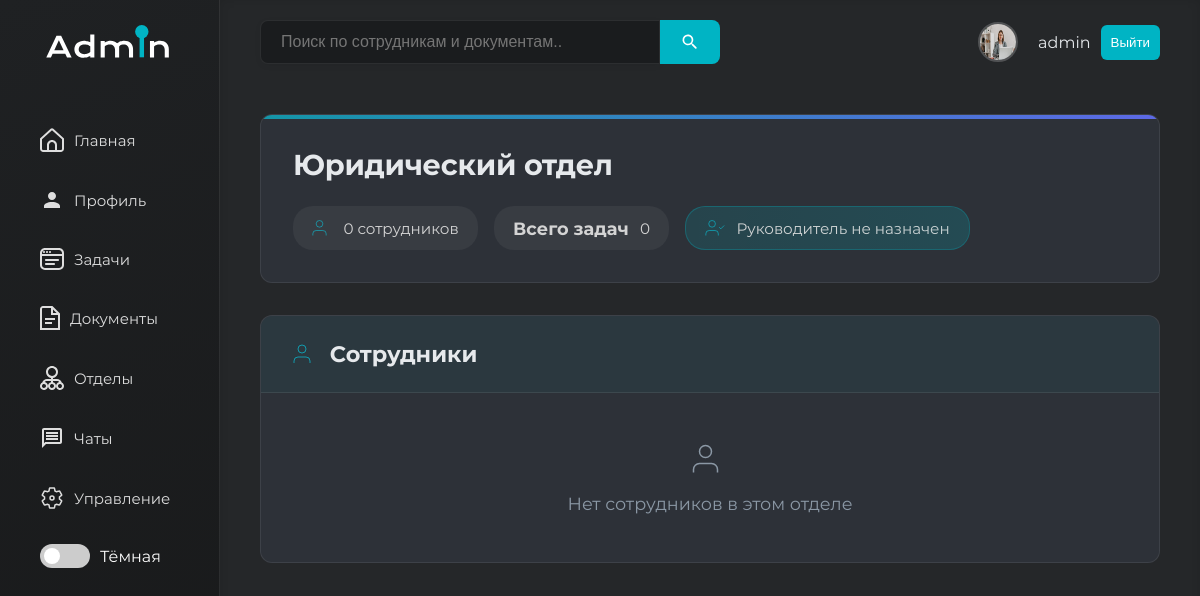
The page /departments/3/ (signed in) on the database as committed earlier.
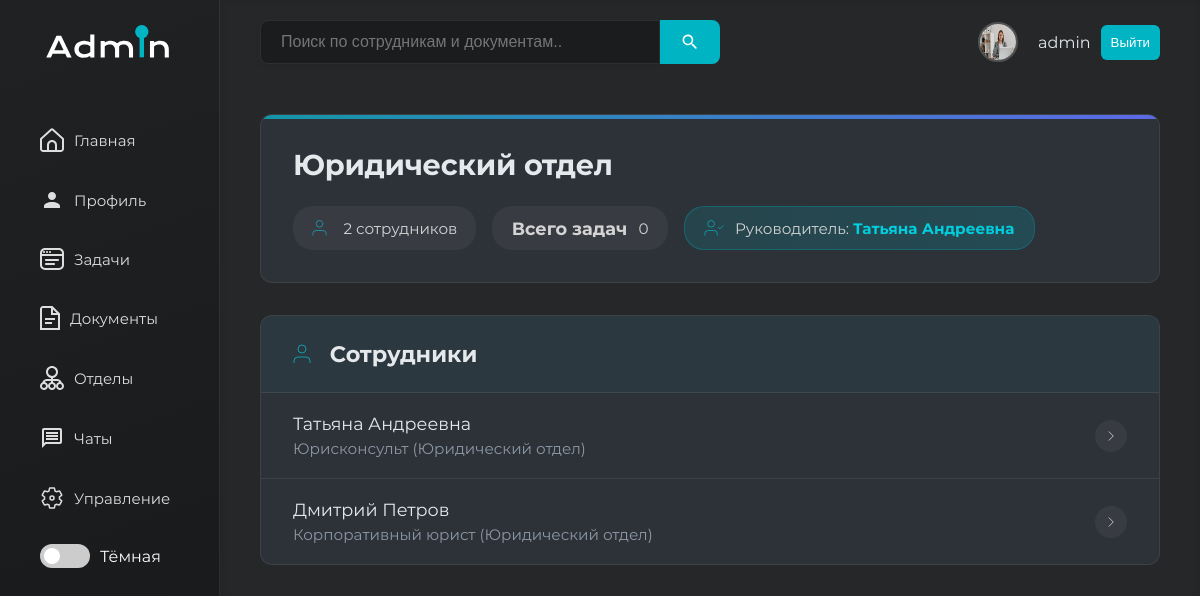
The same page on the database as committed later.
### www/models.py (models this page shows, shortened)
class User(AbstractUser):
    telephone = models.CharField(max_length=15)
    position = models.ForeignKey(
        Position,
        on_delete=models.SET_NULL,
        null=True,
        blank=True,
        verbose_name="Должность"
    )
    department = models.ForeignKey(
        Department,
        on_delete=models.SET_NULL,
        null=True,
        blank=True,
        verbose_name="Отдел"
    )
    avatar = models.ImageField(upload_to='avatars/', null=True, blank=True)
    first_name = models.CharField(max_length=150, verbose_name="Имя")
    last_name = models.CharField(max_length=150, verbose_name="Фамилия")
    role = models.ForeignKey(
        Role,
        on_delete=models.SET_NULL,
        null=True,
        blank=True,
        verbose_name="Роль"
    )

class Position(models.Model):
    title = models.CharField(max_length=100)
    department = models.ForeignKey(Department, on_delete=models.CASCADE, related_name='positions')
    def __str__(self):
        return f"{self.title} ({self.department.name})"

class Department(models.Model):
    name = models.CharField(max_length=100, unique=True)
    def get_leader(self):
        manager_role = Role.objects.filter(name=ROLE_MANAGER).first()
        return User.objects.filter(department=self, role=manager_role).first()

### www/views.py (the view)
# urls.py: path('departments/<int:pk>/', DepartmentDetailView.as_view(), name='department_detail'),  # Страница отдела
class DepartmentDetailView(LoginRequiredMixin, DetailView):
    model = Department
    template_name = 'department_detail.html'
    context_object_name = 'department'
    def get_context_data(self, **kwargs):
        context = super().get_context_data(**kwargs)
        department = self.get_object()
        context['employees'] = User.objects.filter(department=department).select_related('position')
        if self.request.user.role.name == ROLE_ADMIN:
            context['dept_task_count'] = Task.objects.filter(user__department=department).count()
        else:
            context['dept_task_count'] = None
        return context

### templates/department_detail.html (shortened to what this page needs)
{% extends 'base.html' %}
{% block main %}
    <div class="department-page">
        <div class="department-header">
            <h2 class="department-title">{{ department.name }}</h2>
            <div class="department-meta">
                <div class="meta-item">
                    <svg width="20" height="20" viewBox="0 0 24 24" fill="none" stroke="currentColor">
                        <path d="M17 21v-2a4 4 0 0 0-4-4H5a4 4 0 0 0-4 4v2"></path>
                        <circle cx="9" cy="7" r="4"></circle>
                    </svg>
                    <span>{{ employees|length }} сотрудник{{ employees|length|pluralize:"а,ов" }}</span>
                </div>
            <div class="meta-item">
                            <h3>Всего задач</h3>
                            <p>{{ dept_task_count }}</p>
                        </div>
                <div class="meta-item leader-item">
                    <svg width="20" height="20" viewBox="0 0 24 24" fill="none" stroke="currentColor">
                        <path d="M16 21v-2a4 4 0 0 0-4-4H5a4 4 0 0 0-4 4v2"></path>
                        <circle cx="8.5" cy="7" r="4"></circle>
                        <path d="M17 11l2 2 4-4"></path>
                    </svg>
                    <span>
                        {% with department.get_leader as leader %}
                            {% if leader %}
                                Руководитель:
                                <a href="{% url 'user_profile' leader.username %}">
                                    <strong>{{ leader.first_name }} {{ leader.last_name }}</strong>
                                </a>
                            {% else %}
                                Руководитель не назначен
                            {% endif %}
                        {% endwith %}
                    </span>
                </div>
            </div>
        </div>
        <div class="employee-section">
            <h3 class="employee-title">
                <svg width="24" height="24" viewBox="0 0 24 24" fill="none" stroke="currentColor">
                    <path d="M17 21v-2a4 4 0 0 0-4-4H5a4 4 0 0 0-4 4v2"></path>
                    <circle cx="9" cy="7" r="4"></circle>
                </svg>
                Сотрудники
            </h3>
            {% if employees %}
                <div class="employee-list">
                    {% for employee in employees %}
                        <a href="{% url 'user_profile' employee.username %}" class="employee-row">
                            <div class="employee-info">
                                <div class="employee-name">{{ employee.first_name }} {{ employee.last_name }}</div>
                                <div class="employee-position">{{ employee.position }}</div>
                            </div>
                            <div class="employee-arrow">
                                <svg width="18" height="18" viewBox="0 0 24 24" fill="none" stroke="currentColor">
                                    <path d="M9 18l6-6-6-6"></path>
                                </svg>
                            </div>
                        </a>
                    {% endfor %}
                </div>
            {% else %}
                <div class="no-employees">
                    <svg width="36" height="36" viewBox="0 0 24 24" fill="none" stroke="currentColor">
                        <path d="M17 21v-2a4 4 0 0 0-4-4H5a4 4 0 0 0-4 4v2"></path>
                        <circle cx="9" cy="7" r="4"></circle>
                    </svg>
                    <p>Нет сотрудников в этом отделе</p>
                </div>
            {% endif %}
        </div>
    </div>
{% endblock %}

Rows that differ between the two databases and show on the page:
added User: first_name "Татьяна", last_name "Андреевна", position "Юрисконсульт (Юридический отдел)"
added User: first_name "Дмитрий", last_name "Петров", position "Корпоративный юрист (Юридический отдел)"
Other text that changed with them:
{{ employees|length }}: "0" → "2"
text no longer shown: "Руководитель не назначен Нет сотрудников в этом отделе"
text now shown: "Руководитель:"
